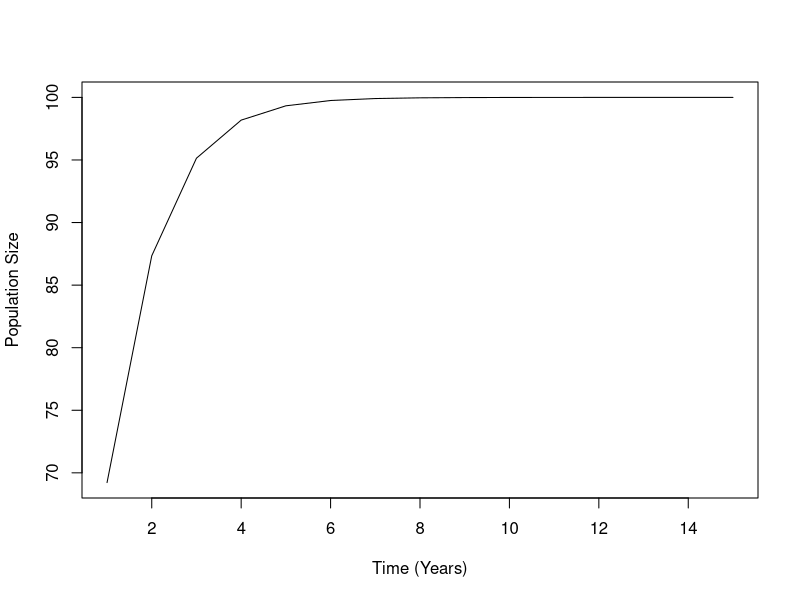
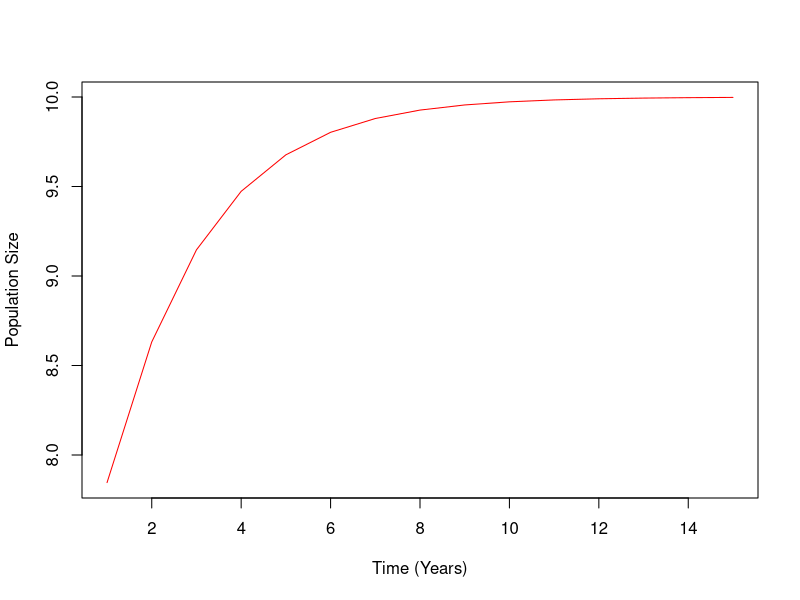

R code for these plots, in order:

## 1. Write a loop that prints out the numbers from 20 to 10
for(i in 20:10){
  print(i)
}
## 2. Write a loop that print out only the numbers from 20 to 10 that are even
num = 1:20
num = num[num%%2==0]
for(i in num){
  print(i)
}
## OR
num = 1:20
for(i in num){
  if(i%%2==0) print(i)
}
## 3. Write a function that calculates whether a number is a prime number (hint: what does 2 %% 3 give you?)

prime <- function(x){
  if (x == 2) {
    TRUE
  } else if (any(x %% 2:(x-1) == 0)) {
    FALSE
  } else { 
    TRUE
    }
}

## 4. Write a loop that prints out the numbers from 1 to 20, printing “Good: NUMBER” if the number is
## divisible by five and “Job: NUMBER” if then number is prime, and nothing otherwise.

num = 1:20
for(i in num){
  if(i%%5==0)  
    print(paste(i,'Good: NUMBER'))
 else if (i == 2) 
  print(paste(i,'Job: NUMBER'))
 else if (any(i %% 2:(i-1) == 0 )) 
  print(paste(i,'Nothing'))
 else  
  print(paste(i,'Job: NUMBER'))
}

# 5. A biologist is modelling population growth using a Gompertz curve, which is defined as y(t) = a.e−b.e−c.t
# where y is population size, t is time, a and b are parameters, and e is the exponential function. Write
# them a function that calculates population size at any time for any values of its parameters.

gz <- function(t, a, b, c){
  y <- (a*exp(-b*exp(-c*t)))
    return(y)
}
gz(15, 100, 1, 1) 


# 6. The biologist likes your function so much they want you to write another function that plots the progress
# of the population over a given length of time. Write it for them.

gz <- function(t, a, b, c){
  y <- (a*exp(-b*exp(-c*t)))
  p <- plot(y~t, xlab = 'Time (Years)', ylab= 'Population Size', type='l')
 return(paste(y,t))
}
gz(1:15, 100, 1, 1)


# 7. The biologist has fallen in love with your plotting function, but want to colour y values above a as blue,
# and y values above b as red. Change your function to allow that.

gz <- function(t, a, b, c){
  y <- (a*exp(-b*exp(-c*t)))
  p <- plot(y~t, xlab = 'Time (Years)', ylab= 'Population Size', type='l', col= ifelse(y > a, 'blue','red'))
  return(paste(y,t))
}
gz(1:15, 10, .4, .5)


# 8. You are beginning to suspect the biologist is taking advantage of you. Modify your function to plot in
# purple any y value that’s above a and b. Hint: try putting 3==3 & 2==2 and 3==4 | 2==2 into an if
# statement and see what you get. Using this construction may make this simpler.

# 9. Write a function that draws boxes of a specified width and height that look like this (height 3, width 5):
#   *****
#   * *
#   *****
#   10. Modify your box function to put text centred inside the box, like this:
#   *************
#   * *
#   * some text *
#   * *
#   *************
#   11. Modify your box function to build boxes of arbitrary text, taking dimensions specified in terms of
# dimensions, not the text. For example, box("wdp", 3, 9, "hey") might produce:
#   wdpwdpwdp
# w hey w
# wdpwdpwdp